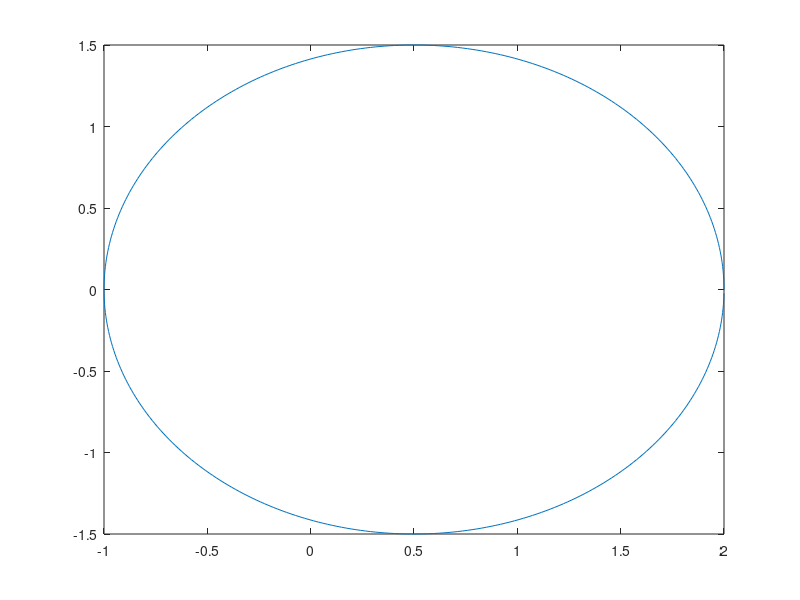

Write MATLAB code to recreate this figure.
%Created by Derek Yu 7/5/2019
%Script directly averages a circle and a larger circle

size = 400;

%create a circle
tt = (0:(size-1))*2*pi./(size);
x = cos(tt)+1;
y = sin(tt);

%create a larger circle
xx = 2.*cos(tt);
yy = 2.*sin(tt);


x_avg = (x+xx)/2;
y_avg = (y+yy)/2;


plot(x_avg, y_avg);
